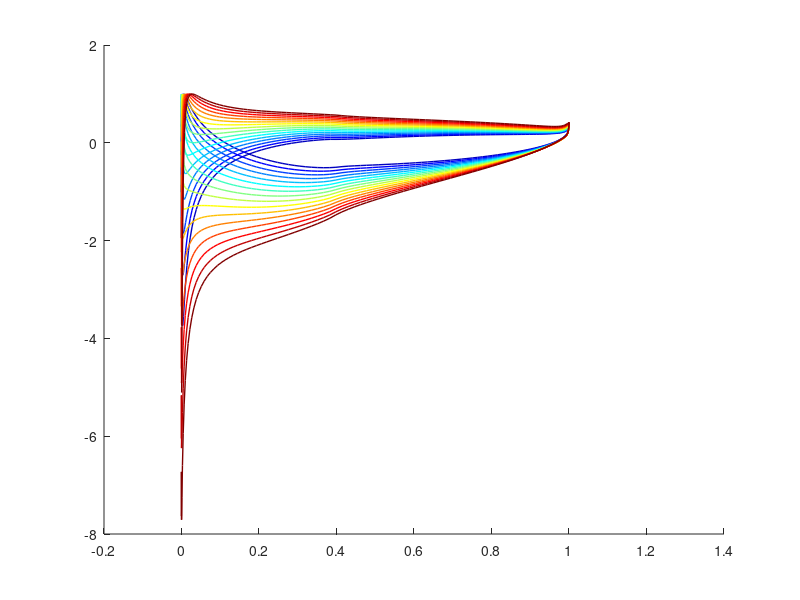

MATLAB code to generate this figure: (Note: this script raises an error after producing the figure.)
%% C.1 – DISTRIBUCION DE PRESION
%% Perfil NACA 6409 – Representación del coeficiente de presión

clc; clear; close all;

%% 1. PARÁMETROS DEL PERFIL (NACA 6409)
f_max = 0.06;   % curvatura máxima (M = 6 → 6%)
x_fmax = 0.40;   % posición curvatura (P = 4 → 40%)
t_max = 0.09;   % espesor máximo (XX = 09 → 9%)
c = 1.0;   % cuerda [m]
U_inf = 1.0;   % velocidad libre [m/s]
rho = 1.225;   % densidad [kg/m³]
n_p = 100;   % paneles por superficie (extradós / intradós)
                   % → N_total = 2*n_p paneles

%% 2. ÁNGULOS DE ATAQUE
alpha_vec_deg = -5:1:10;   % para gráficas de Cl, Cm y Cp

%% 3. A.1 — GENERACIÓN DE LA GEOMETRÍA
% Distribución coseno (concentra nodos en BA y BS)
beta  = linspace(0, pi, n_p + 1);
x_cos = 0.5 * (1 - cos(beta));       % n_p+1 puntos en [0, 1]

% Línea de curvatura media y su derivada
zc_cos    = zeros(size(x_cos));
dzc_cos   = zeros(size(x_cos));
for k = 1:length(x_cos)
    x = x_cos(k);
    if x < x_fmax
        zc_cos(k)  = (f_max/x_fmax^2)     * (2*x_fmax*x - x^2);
        dzc_cos(k) = (2*f_max/x_fmax^2)   * (x_fmax - x);
    else
        zc_cos(k)  = (f_max/(1-x_fmax)^2) * ((1-2*x_fmax) + 2*x_fmax*x - x^2);
        dzc_cos(k) = (2*f_max/(1-x_fmax)^2) * (x_fmax - x);
    end
end

% Distribución de espesor
ze_cos = 5*t_max*(0.2969*sqrt(x_cos) - 0.1260*x_cos - 0.3516*x_cos.^2 ...
                + 0.2843*x_cos.^3 - 0.1015*x_cos.^4);

theta_geo = atan(dzc_cos);

% Extradós e intradós
xu = x_cos - ze_cos .* sin(theta_geo);
zu = zc_cos + ze_cos .* cos(theta_geo);
xl = x_cos + ze_cos .* sin(theta_geo);
zl = zc_cos - ze_cos .* cos(theta_geo);

% Nodos: BS → extradós (↑x=1→x=0) → BA → intradós (↑x=0→x=1) → BS
Xn = [flip(xu),  xl(2:end)];
Zn = [flip(zu),  zl(2:end)];
N  = length(Xn) - 1;    % número total de paneles = 2*n_p

%% 4. Parámetros geométricos de los paneles
xcp  = zeros(N,1);  zcp  = zeros(N,1);
Lp   = zeros(N,1);  phi  = zeros(N,1);
nx_p = zeros(N,1);  nz_p = zeros(N,1);
tx_p = zeros(N,1);  tz_p = zeros(N,1);
for i = 1:N
    dx      = Xn(i+1) - Xn(i);
    dz      = Zn(i+1) - Zn(i);
    Lp(i)   = sqrt(dx^2 + dz^2);
    phi(i)  = atan2(dz, dx);
    xcp(i)  = 0.5*(Xn(i) + Xn(i+1));
    zcp(i)  = 0.5*(Zn(i) + Zn(i+1));
    tx_p(i) =  cos(phi(i));
    tz_p(i) =  sin(phi(i));
    nx_p(i) = -sin(phi(i));
    nz_p(i) =  cos(phi(i));
end

%% 5. A.2 — MATRICES DE INFLUENCIA (método coordenadas locales)

% Notación: An(i,j) influencia NORMAL de FUENTE j en control i
%           Bn(i,j) influencia NORMAL de VÓRTICE j en control i
%           At(i,j) influencia TANGENCIAL de FUENTE j en control i
%           Bt(i,j) influencia TANGENCIAL de VÓRTICE j en control i

An = zeros(N, N);
Bn = zeros(N, N);
At = zeros(N, N);
Bt = zeros(N, N);
for i = 1:N
    for j = 1:N
        if i == j
            % Singularidad: límite analítico conocido
            An(i,j) =  0.5;
            At(i,j) =  0.0;
            Bn(i,j) =  0.0;
            Bt(i,j) = -0.5;   % signo estándar Hess-Smith
        else
            % Vector del nodo j al punto de control i en sistema global
            dxi  = xcp(i) - Xn(j);
            dzi  = zcp(i) - Zn(j);

            % Sistema local del panel j
            ct = cos(phi(j));   st = sin(phi(j));
            Xi =  ct*dxi + st*dzi;   % coordenada paralela al panel j
            Zi = -st*dxi + ct*dzi;   % coordenada perpendicular

            % Distancias al nodo inicial y final del panel j
            r1sq = Xi^2 + Zi^2;
            r2sq = (Xi - Lp(j))^2 + Zi^2;
            th1 = atan2(Zi,  Xi);
            th2 = atan2(Zi,  Xi - Lp(j));
            dth = th2 - th1;
            lnr = 0.5 * log(r2sq / (r1sq + 1e-30));

            % Componentes en sistema local del panel j

            % Fuente (σ por unidad de longitud)
            u_s_loc =  lnr  / (2*pi);   % paralelo a panel j
            w_s_loc = -dth  / (2*pi);   % perp. a panel j

            % Vórtice (γ constante)
            u_v_loc =  dth  / (2*pi);
            w_v_loc =  lnr  / (2*pi);

            % Rotar al sistema global
            u_s =  ct*u_s_loc - st*w_s_loc;
            w_s =  st*u_s_loc + ct*w_s_loc;
            u_v =  ct*u_v_loc - st*w_v_loc;
            w_v =  st*u_v_loc + ct*w_v_loc;

            % Proyectar sobre normal y tangente del panel i
            An(i,j) =  u_s * nx_p(i) + w_s * nz_p(i);
            At(i,j) =  u_s * tx_p(i) + w_s * tz_p(i);
            Bn(i,j) =  u_v * nx_p(i) + w_v * nz_p(i);
            Bt(i,j) =  u_v * tx_p(i) + w_v * tz_p(i);
        end
    end
end

% Vectores suma de columnas (coeficiente de γ único)
Bn_sum = sum(Bn, 2);   % (N×1)
Bt_sum = sum(Bt, 2);   % (N×1)

%% 6. BUCLE SOBRE ÁNGULOS DE ATAQUE

Cl_pan = zeros(size(alpha_vec_deg));
Cm_pan = zeros(size(alpha_vec_deg));
Cl_tpl = zeros(size(alpha_vec_deg));
Cm_tpl = zeros(size(alpha_vec_deg));
Cp_store = zeros(N, length(alpha_vec_deg));

% TPL: coeficientes de Fourier de dzc/dx
Nt = 1000;
theta_t = linspace(0, pi, Nt+1);
x_t     = 0.5*(1 - cos(theta_t));
dzc_t   = zeros(size(x_t));
for k = 1:length(x_t)
    x = x_t(k);
    if x < x_fmax
        dzc_t(k) = (2*f_max/x_fmax^2)     * (x_fmax - x);
    else
        dzc_t(k) = (2*f_max/(1-x_fmax)^2) * (x_fmax - x);
    end
end
A0_raw = (1/pi) * trapz(theta_t, dzc_t);
A1_tpl = (2/pi) * trapz(theta_t, dzc_t .* cos(theta_t));
A2_tpl = (2/pi) * trapz(theta_t, dzc_t .* cos(2*theta_t));
alpha_L0 = -(A1_tpl/2 - A0_raw);
Cm_tpl_const = (pi/4) * (A2_tpl - A1_tpl);

for k = 1:length(alpha_vec_deg)
    alpha_d = alpha_vec_deg(k);
    alpha_r = deg2rad(alpha_d);

    % Componentes de corriente libre
    Ux = U_inf * cos(alpha_r);
    Uz = U_inf * sin(alpha_r);

    % Construir sistema (N+1) × (N+1)
    M  = zeros(N+1, N+1);
    rh = zeros(N+1, 1);

    % Filas 1..N: condición de no penetración (V·n = 0)
    for i = 1:N
        M(i, 1:N)   = An(i,:);
        M(i, N+1)   = Bn_sum(i);
        rh(i)       = -(Ux * nx_p(i) + Uz * nz_p(i));
    end

    % Fila N+1: condición de Kutta (Vt,1 + Vt,N = 0)
    M(N+1, 1:N)   = At(1,:) + At(N,:);
    M(N+1, N+1)   = Bt_sum(1) + Bt_sum(N);
    rh(N+1)       = -(Ux*(tx_p(1)+tx_p(N)) + Uz*(tz_p(1)+tz_p(N)));

    % Resolver
    sol   = M \ rh;
    sigma = sol(1:N);
    gamma = sol(N+1);

    % Velocidad tangencial y Cp
    Vt = zeros(N,1);
    for i = 1:N
        Vt(i) = Ux*tx_p(i) + Uz*tz_p(i) ...
              + At(i,:)*sigma + gamma*Bt_sum(i);
    end
    Cp = 1 - (Vt/U_inf).^2;
    Cp_store(:,k) = Cp;

    % Cl: teorema de Kutta-Yukowski
    Gamma_tot  = gamma * sum(Lp);
    Cl_pan(k)  = 2 * Gamma_tot / c;

    % Cm_c/4: integración de presiones
    Cm_num = 0;
    for i = 1:N
        Cm_num = Cm_num - Cp(i) * nz_p(i) * (xcp(i) - 0.25*c) * Lp(i);
    end
    Cm_pan(k) = Cm_num / c^2;

    % TPL
    Cl_tpl(k) = 2*pi*(alpha_r - alpha_L0);
    Cm_tpl(k) = Cm_tpl_const;
end

%% 7. GRAFICA — Distribución de Cp vs x/c

figure('Color','white','Position',[50 50 950 520]);
hold on;
cmap = jet(length(alpha_vec_deg));
for k = 1:length(alpha_vec_deg)

    % Extradós: paneles 1..n_p (vienen del flip, van de x=1 a x=0 → ordenar)
    xe = xcp(1:n_p)/c;           Cpe = Cp_store(1:n_p, k);
    xi = xcp(n_p+1:end)/c;       Cpi = Cp_store(n_p+1:end, k);
    [xe_s, ie] = sort(xe);  Cpe_s = Cpe(ie);
    [xi_s, ii] = sort(xi);  Cpi_s = Cpi(ii);
    plot(xe_s, Cpe_s, '-',  'Color', cmap(k,:), 'LineWidth', 1.0);
    plot(xi_s, Cpi_s, '-',  'Color', cmap(k,:), 'LineWidth', 1.0);
end
colormap(jet);
clim([alpha_vec_deg(1), alpha_vec_deg(end)]);

cb = colorbar;
cb.Label.String = 'Ángulo de ataque, \alpha (°)';
cb.Label.FontSize = 11;

cb.Ticks = [-5 0 5 10];
cb.TickLabels = {'-5°','0°','5°','10°'};
set(gca,'YDir','reverse');
xlabel('x/c','FontSize',12); ylabel('C_p','FontSize',12);
title('Distribución de C_p — Método de Paneles, NACA 6409','FontSize',13);
ylim([-12, 2]); xlim([0, 1]);
grid on; box on;
